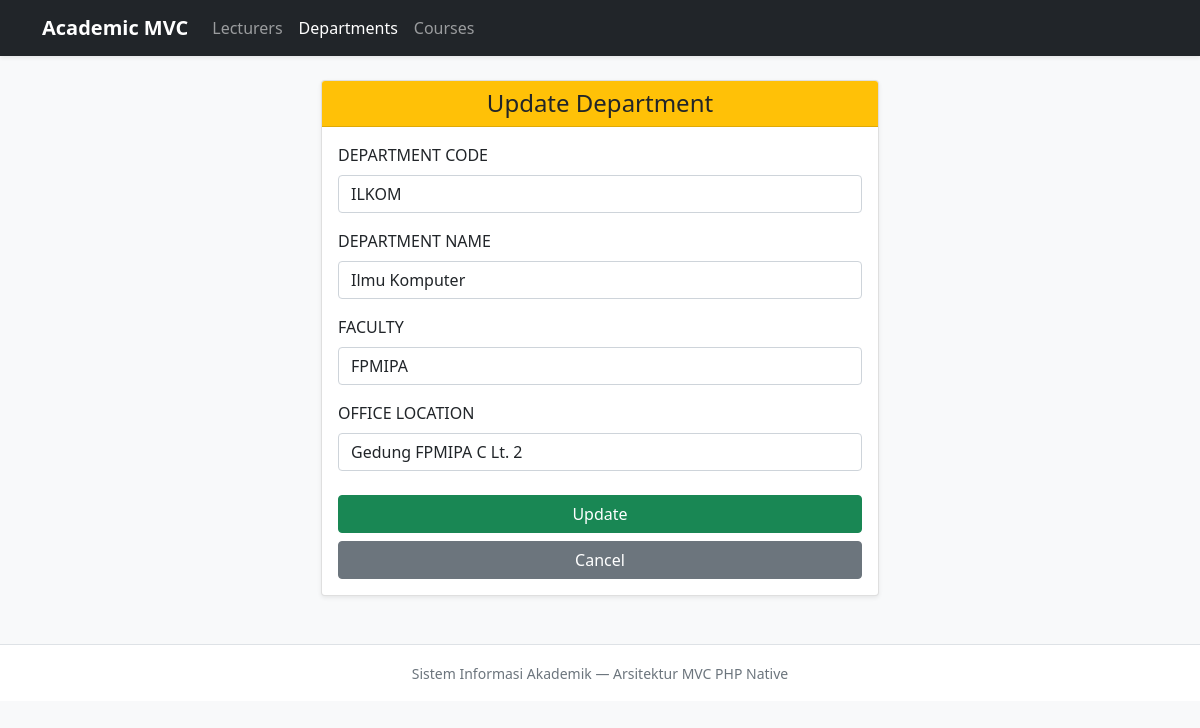
The page /project/index.php?page=departments&action=edit&id=1 on the database its author committed.
### tables this page shows
CREATE TABLE `departments` (
  `id` INT NOT NULL AUTO_INCREMENT,
  `department_code` VARCHAR(15) NOT NULL,
  `department_name` VARCHAR(100) NOT NULL,
  `faculty` VARCHAR(100) NOT NULL,
  `office_location` VARCHAR(100) NOT NULL,
  `created_at` TIMESTAMP NOT NULL DEFAULT CURRENT_TIMESTAMP,
  PRIMARY KEY (`id`),
  UNIQUE KEY `uq_department_code` (`department_code`)
);

### project/controllers/BaseController.php (called while the page is built, shortened)
<?php
abstract class BaseController
{
    protected function render(string $viewPath, array $data = []): void
    {
        extract($data);
        $fullViewFile = __DIR__ . '/../views/' . $viewPath . '.php';
        require __DIR__ . '/../views/layouts/header.php';
        require $fullViewFile;
        require __DIR__ . '/../views/layouts/footer.php';
    }
}

### project/controllers/DepartmentController.php (called while the page is built, shortened)
<?php
require_once __DIR__ . '/BaseController.php';
require_once __DIR__ . '/../models/Department.php';
class DepartmentController extends BaseController
{
    private Department $departmentModel;
    public function __construct(PDO $db)
    {
        $this->departmentModel = new Department($db);
    }
    public function edit(): void
    {
        $id = isset($_GET['id']) ? (int) $_GET['id'] : 0;
        $department = $this->departmentModel->getById($id);
        $this->render('departments/edit', [
            'pageTitle'  => 'Update Department',
            'activeMenu' => 'departments',
            'department' => $department,
        ]);
    }
}

### project/models/BaseModel.php (called while the page is built, shortened)
<?php
abstract class BaseModel
{
    public function __construct(PDO $db)
    {
        $this->db = $db;
    }
}

### project/models/Department.php (called while the page is built, shortened)
<?php
require_once __DIR__ . '/BaseModel.php';
class Department extends BaseModel
{
    protected string $table = 'departments';
    public function getById(int $id): ?array
    {
        $sql = "SELECT * FROM {$this->table} WHERE id = :id LIMIT 1";
        $stmt = $this->db->prepare($sql);
        $stmt->execute([':id' => $id]);
        $result = $stmt->fetch();
        return $result ?: null;
    }
}

### project/views/departments/edit.php (the view, shortened to what this page needs)
<div class="col-lg-6 mx-auto">
  <div class="card shadow-sm">
    <div class="card-header bg-warning text-dark">
      <h4 class="mb-0 text-center">Update Department</h4>
    </div>
    <div class="card-body">
      <form method="post" action="index.php?page=departments&action=update">
        <div class="mb-3">
          <label class="form-label fw-semibold">DEPARTMENT CODE</label>
          <input type="text" name="department_code" value="<?php echo htmlspecialchars($department['department_code']); ?>" class="form-control" required>
        </div>
        <div class="mb-3">
          <label class="form-label fw-semibold">DEPARTMENT NAME</label>
          <input type="text" name="department_name" value="<?php echo htmlspecialchars($department['department_name']); ?>" class="form-control" required>
        </div>
        <div class="mb-3">
          <label class="form-label fw-semibold">FACULTY</label>
          <input type="text" name="faculty" value="<?php echo htmlspecialchars($department['faculty']); ?>" class="form-control" required>
        </div>
        <div class="mb-4">
          <label class="form-label fw-semibold">OFFICE LOCATION</label>
          <input type="text" name="office_location" value="<?php echo htmlspecialchars($department['office_location']); ?>" class="form-control" required>
        </div>
        <div class="d-grid gap-2">
          <button class="btn btn-success" type="submit">Update</button>
          <a class="btn btn-secondary" href="index.php?page=departments&action=index">Cancel</a>
        </div>
      </form>
    </div>
  </div>
</div>

### rows shown on the page
departments: department_code "ILKOM", department_name "Ilmu Komputer", faculty "FPMIPA", office_location "Gedung FPMIPA C Lt. 2"
